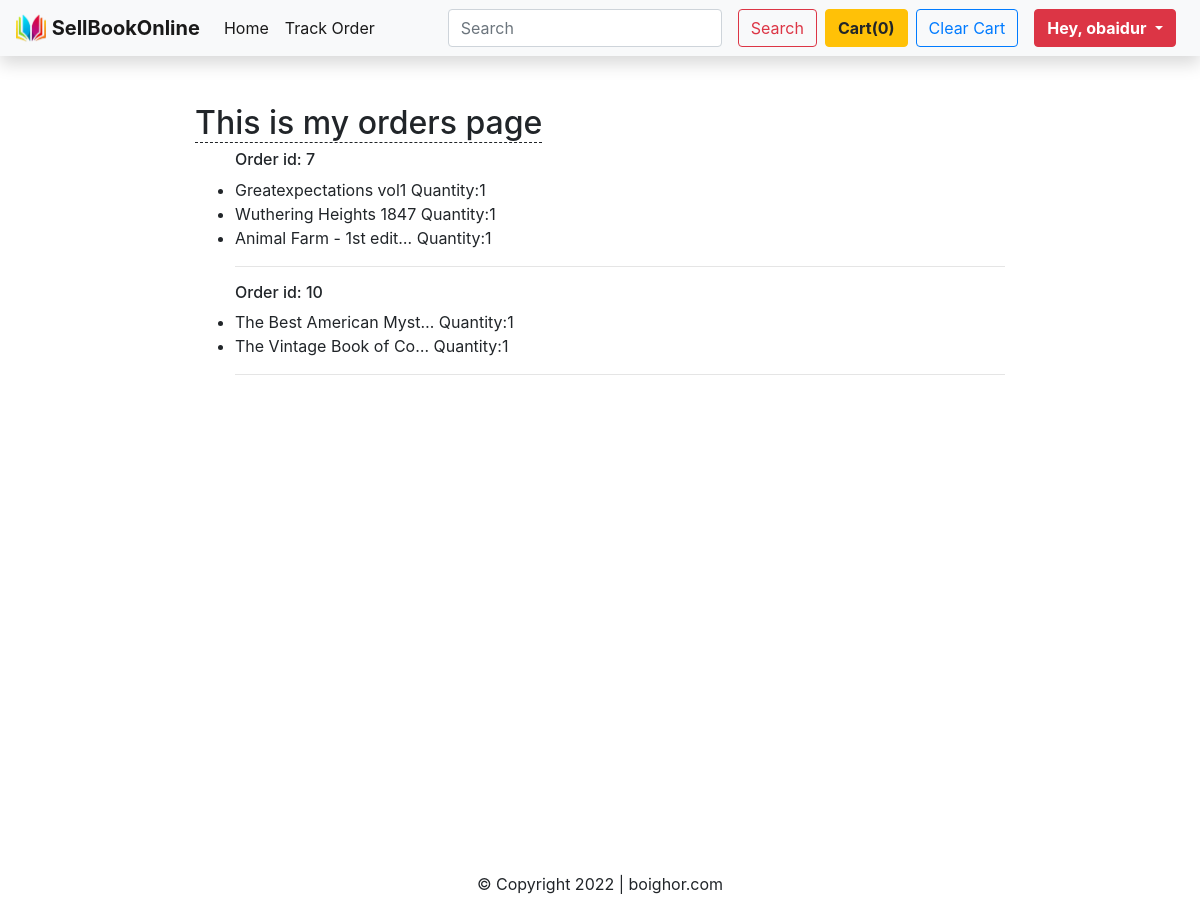
The app's page /orders (signed in), older data.
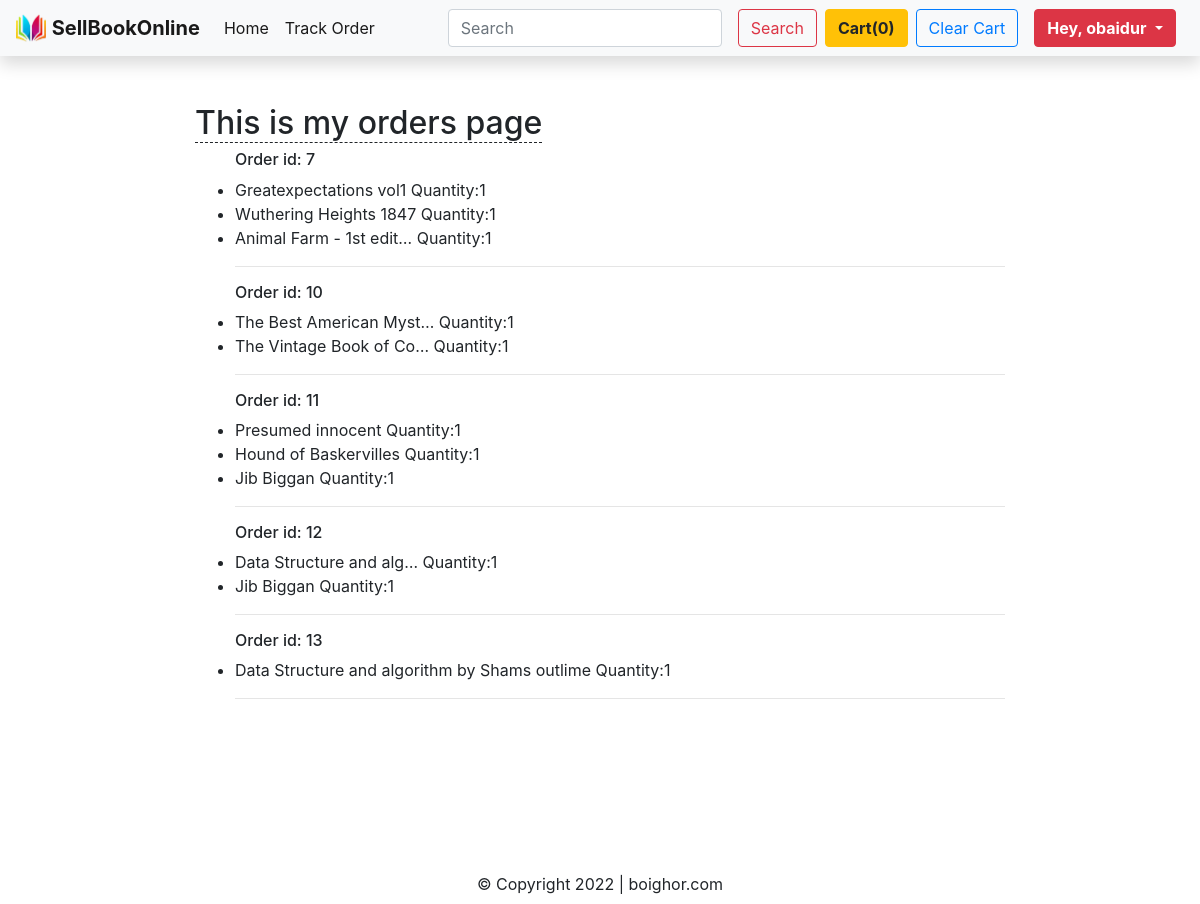
The same page, newer data.
### home/models.py (models this page shows)
class Order(models.Model):
    order_id = models.AutoField(primary_key=True)
    items_json = models.CharField(max_length=50000)
    name = models.CharField(max_length=900)
    email = models.CharField(max_length=1101)
    address = models.CharField(max_length=1101)
    city = models.CharField(max_length=1101)
    state = models.CharField(max_length=1101)
    zip_code = models.CharField(max_length=1011)
    phone = models.CharField(max_length=1011, default="")

### home/views.py (the view)
# urls.py: path('orders',views.my_orders,name='orders'),
@login_required(login_url='/loginsignup')
def my_orders(request):
    mail = request.user.email
    orders = Order.objects.filter(email=mail)
    for order in orders:
        order.items_json = json.loads(order.items_json)
    context = {
        'orders': orders,
    }
    return render(request,'home/orders.html',context)

### templates/home/orders.html (shortened to what this page needs)
{% extends 'base.html' %}
{% load static %}
{% load tag_library %}
{% block body %}
<div class="container mt-5" style="width:70%;">
    <h2><span style="border-bottom:1px dashed">This is my orders page</span></h2>
    <ul>
        {% for order in orders %}
            <h6>Order id: {{order.order_id}} </h6>
          {% for key, value in order.items_json.items %}
            <li>{{ value.1 }} Quantity:{{value.0}}</li>
          {% endfor %}
          <hr>
        {% endfor %}
    </ul>
</div>
{% endblock body %}

### templates/base.html (shortened to what this page needs)
<!DOCTYPE html>
<html lang="en">
  <head>
    <link
      rel="stylesheet"
      href="https://stackpath.bootstrapcdn.com/bootstrap/4.5.0/css/bootstrap.min.css"
    />
    {% load static %}
    <nav class="navbar navbar-expand-lg navbar-light bg-light shadow">
      <a class="navbar-brand" href="/">
        <img
          src="../media/home/images/img/mainlogo.png"
          width="30"
          height="30"
          class="d-inline-block align-top"
        />
        <b>SellBookOnline</b>
      </a>
      <div class="collapse navbar-collapse" id="navbarTogglerDemo02">
        <ul class="navbar-nav mr-auto mt-2 mt-lg-0">
          <li class="nav-item active">
            <a class="nav-link" href="/"
              >Home <span class="sr-only">(current)</span></a
            >
          </li>
          {% if user.is_authenticated %}
          <li class="nav-item active">
            <a class="nav-link" href="TrackOrder">Track Order</a>
          </li>
          {% endif %}
        </ul>
        <form action="search" method="get" class="form-inline my-2 my-lg-0">
          <input
            class="form-control mr-sm-2"
            name="search"
            id="search"
            type="search"
            placeholder="Search"
          />
          <button
            class="btn btn-outline-danger my-2 mx-2 my-sm-0"
            type="submit"
          >
            Search
          </button>
        </form>
        <a href="/checkout"
          tabindex="0"
          type="button"
          id="popcart"
          class="btn btn-warning"
          data-trigger="focus"
          role="button"
          data-html="true"
          data-container="body"
          data-toggle="popover"
          data-placement="bottom"
          title="All Cart Items"
          data-content="Vivamus
sagittis lacus vel augue laoreet rutrum faucibus."
        >
          <b>Cart(<span id="cart">0</span>)</b>
        </a>
        <button
          type="button "
          id="yoclear"
          class="btn btn-outline-primary mx-2"
        >
          Clear Cart
        </button>
        {% if user.is_authenticated %}
        <div class="btn-group">
          <button
            type="button "
            class="btn btn-danger mx-2 dropdown-toggle"
            style="box-shadow: none"
            data-toggle="dropdown"
            aria-haspopup="true"
            aria-expanded="false"
          >
            <span><b>Hey, {{request.user.username}}</b></span>
          </button>
        </div>
        {% endif %}
      </div>
    </nav>
  </head>
  <body>
    <div id="page-container">
      <div id="content-wrap">
        {% block body %}{% endblock body %}
      </div>
      <footer id="footer">
        <div class="container mt-2 text-center">
          &copy; Copyright 2022 | boighor.com
        </div>
      </footer>
    </div>
  </body>
</html>

### templates/base.html (style rules this page uses)
#page-container { position: relative; min-height: 100vh; }
#content-wrap { padding-bottom: 2.5rem; }
#footer { position: absolute; bottom: 0; width: 100%; height: 2.5rem; background-color: white; }

Row changes from the older to the newer data that the page shows:
added Order: order_id "11", value "Presumed innocent" "Hound of Baskervilles" "Jib Biggan", value "1" "1" "1"
added Order: order_id "12", value "Data Structure and alg…" "Jib Biggan", value "1" "1"
added Order: order_id "13", value "Data Structure and algorithm by Shams outlime", value "1"
